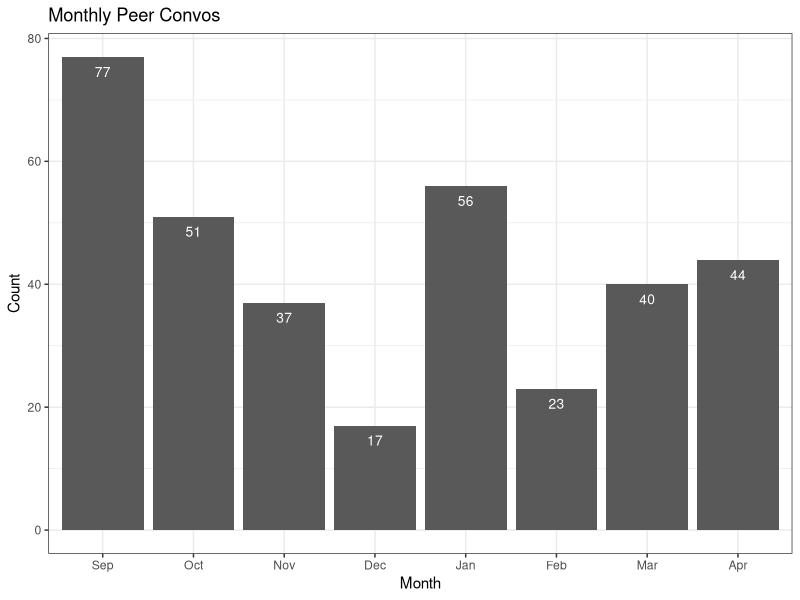

Here is the R script that generated this plot:
## ---- chunk 1
#| echo: false
suppressPackageStartupMessages(library(tidyverse))
## ---- chunk 2
#| echo: false
pal <- c("#6C88C4","#FF828B","#FFB347")
## ---- chunk 3
#| echo: false

referrals <- read.csv('Referrals.csv')

month_order <- c("Sep", "Oct", "Nov", "Dec", "Jan", "Feb", "Mar", "Apr")

referrals <- referrals |>
  pivot_longer(cols = -1,
                names_to = 'Program',
                values_to = 'Count') |>
    rename(Month = Referral) |>
  mutate(Month = factor(Month, levels = month_order))
## ---- chunk 4
#| label: Monthly Peer Convos
#| echo: false

convo_counts = c(77, 51, 37, 17, 56, 23, 40, 44)

convo_totals <- data.frame(Month = factor(month_order, levels = month_order), Count = convo_counts)

ggplot(convo_totals, aes(x = Month, y = Count)) +
  geom_col() +
  theme(text=element_text(size=13, family="sans")) +
  geom_text(aes(label = Count), vjust = 2, color = "white", size = 3.5) +
  theme_bw() +
  labs(
    title = 'Monthly Peer Convos'
  )
